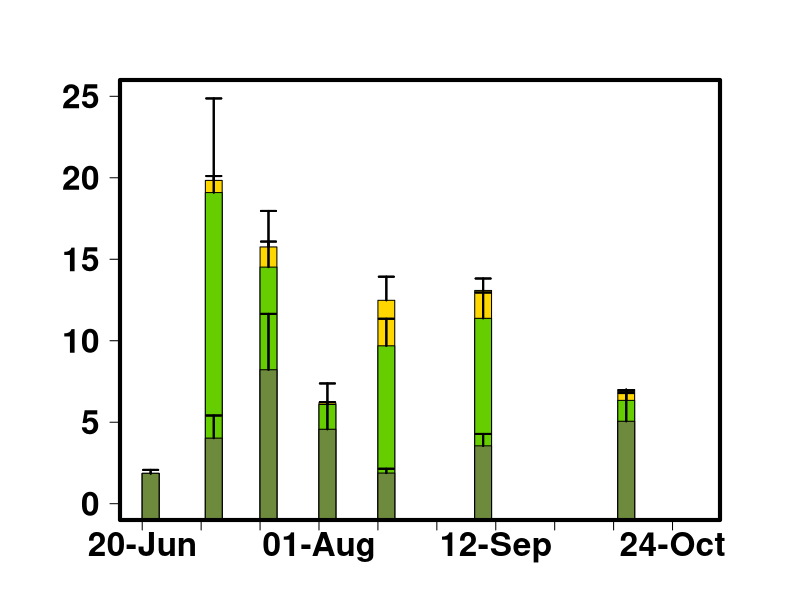

Here is the R script that generated this plot:
library(tidyverse)
library(readr)
library(plyr)
library(dplyr)

alldata <- data.frame(read_csv("2_incremental/20220420_STANDING_CROP_Rafa_Interpolation_Dont_Use.csv"))

alldata$SAMPLING_DATE<-as.Date(alldata$SAMPLING_DATE, format = "%m/%d/%Y")

TURNOVER <- read_csv("2_incremental/TURNOVER_REDUX.csv")

TURNOVER$SAMPLING_DATE<-as.Date(TURNOVER$SAMPLING_DATE, format = "%m/%d/%Y")

add.comp<-list(alldata,TURNOVER)

alldata<-add.comp %>% reduce(full_join)

write.csv(alldata, "2_incremental/TURNOVER_Full_Dataset.csv")


#standard error functiton

se <- function(x, ...) sqrt(var(x, ...)/length(x))


# Selected element

names(alldata)

# 7 = biomass, 58 = Cd 73 = Pb, 70=Mo , Cu=61, As=52

n1<-61

# If turnover rates are desired

#alldata[,n1]<-alldata[,n1]*alldata[,89]

#Selected site 

ssite<-"GC"

dfEPIL <- alldata[which(alldata$SAMPLE_DESCRIPTOR == "EPIL"),]

dfEPIP <- alldata[which(alldata$SAMPLE_DESCRIPTOR == "EPIP"),]

dfFILA <- alldata[which(alldata$SAMPLE_DESCRIPTOR == "FILA"),]

alldata

# Multiplier for unit conversion. 

mult=1

EPIL.SUM<-data.frame(aggregate(as.numeric(dfEPIL[,n1]) ~ SAMPLING_DATE+SITE, dfEPIL, mean))
EPIL.SUM[,4]<-aggregate(as.numeric(dfEPIL[,n1]) ~ SAMPLING_DATE+SITE, dfEPIL, se)[,3]
EPIL.SUM <- subset(EPIL.SUM, SITE == ssite)
names(EPIL.SUM)<-c("DATE","SITE","MEAN.EPIL","STDER.EPIL")
EPIL.SUM[,5]<--2
EPIL.SUM[,c(3,4)]<-EPIL.SUM[,c(3,4)]*mult 

FILA.SUM<-data.frame(aggregate(as.numeric(dfFILA[,n1]) ~ SAMPLING_DATE+SITE, dfFILA, mean))
FILA.SUM[,4]<-aggregate(as.numeric(dfFILA[,n1]) ~ SAMPLING_DATE+SITE, dfFILA, se)[,3]
FILA.SUM <- subset(FILA.SUM, SITE == ssite)
names(FILA.SUM)<-c("DATE","SITE","MEAN.FILA","STDER.FILA")
FILA.SUM[,5]<--2
FILA.SUM[,c(3,4)]<-FILA.SUM[,c(3,4)]*mult 

EPIP.SUM<-data.frame(aggregate(as.numeric(dfEPIP[,n1]) ~ SAMPLING_DATE+SITE, dfEPIP, mean))
EPIP.SUM[,4]<-aggregate(as.numeric(dfEPIP[,n1]) ~ SAMPLING_DATE+SITE, dfEPIP, se)[,3]
EPIP.SUM <- subset(EPIP.SUM, SITE == ssite)
names(EPIP.SUM)<-c("DATE","SITE","MEAN.EPIP","STDER.EPIP")
EPIP.SUM[,5]<--2
EPIP.SUM[,c(3,4)]<-EPIP.SUM[,c(3,4)]*mult 


ALL.SUM<-list(EPIP.SUM,FILA.SUM,EPIL.SUM)

ALL.SUM<-ALL.SUM %>% reduce(full_join)

#Eyeballed turnover rates

ALL.SUM[is.na(ALL.SUM)] <- 0

L=nrow(ALL.SUM)

#Column Width

j=2

#each 'polygon' is inside a list with xx and yy coordinates

dat1 <- lapply(1:L,function(x){
  res <- list(xx=c(ALL.SUM[x,1]+j, ALL.SUM[x,1]-j, ALL.SUM[x,1]-j, ALL.SUM[x,1]+j),
              yy=c(ALL.SUM[x,5], ALL.SUM[x,5], ALL.SUM[x,8], ALL.SUM[x,8]))
  return(res)
})

dat2 <- lapply(1:L,function(x){
  res <- list(xx=c(ALL.SUM[x,1]+j, ALL.SUM[x,1]-j, ALL.SUM[x,1]-j, ALL.SUM[x,1]+j),
              yy=c(ALL.SUM[x,5], ALL.SUM[x,5], ALL.SUM[x,6]+ALL.SUM[x,8], ALL.SUM[x,6]+ALL.SUM[x,8]))
  return(res)
})

dat3 <- lapply(1:L,function(x){
  res <- list(xx=c(ALL.SUM[x,1]+j, ALL.SUM[x,1]-j, ALL.SUM[x,1]-j, ALL.SUM[x,1]+j),
              yy=c(ALL.SUM[x,5], ALL.SUM[x,5], ALL.SUM[x,3]+ALL.SUM[x,6]+ALL.SUM[x,8], ALL.SUM[x,3]+ALL.SUM[x,6]+ALL.SUM[x,8]))
  return(res)
})

ardat1 <- lapply(1:L,function(x){
  res <- list(x0=c(ALL.SUM[x,1], ALL.SUM[x,1]),
              y0=c(ALL.SUM[x,8]),
              x1=c(ALL.SUM[x,1], ALL.SUM[x,1]),
              y1=c(ALL.SUM[x,8]+ALL.SUM[x,9]))
  return(res)
})

ardat2 <- lapply(1:L,function(x){
  res <- list(x0=c(ALL.SUM[x,1], ALL.SUM[x,1]),
              y0=c(ALL.SUM[x,6]+ ALL.SUM[x,8]),
              x1=c(ALL.SUM[x,1], ALL.SUM[x,1]),
              y1=c(ALL.SUM[x,6]+ALL.SUM[x,8]+ALL.SUM[x,7]))
  return(res)
})
ardat3 <- lapply(1:L,function(x){
  res <- list(x0=c(ALL.SUM[x,1], ALL.SUM[x,1]),
              y0=c(ALL.SUM[x,6]+ALL.SUM[x,8]+ALL.SUM[x,3]),
              x1=c(ALL.SUM[x,1], ALL.SUM[x,1]),
              y1=c(ALL.SUM[x,6]+ALL.SUM[x,8]+ALL.SUM[x,3]+ALL.SUM[x,4]))
  return(res)
})


#create empty plot

#dev.new(width=10, height=5, noRStudioGD = TRUE)
par(mar=c(4,6,4,4))
plot(ALL.SUM[,1], ALL.SUM[,5],
     type='n',
     ylim=c(0, plyr::round_any(max(ALL.SUM[3]+ALL.SUM[6]+ALL.SUM[8]+ALL.SUM[4]), 5, f = ceiling)),
     xlim= c(as.Date("2021-06-20"),as.Date("2021-10-30")),
     ylab=NA, 
     yaxt = "n",
     cex=1.5,
     xaxt = "n",
     xlab = NA,
     cex.lab=1, cex.axis=1.2, cex.main=1.2, cex.sub=1.2,
)


axis(side = 2, las=1, font.axis=2, cex.axis=2)

at = seq(0, plyr::round_any(max(ALL.SUM[3]+ALL.SUM[6]+ALL.SUM[8]), 175, f = ceiling), length.out=5)

axis.Date(1, at=seq(as.Date("2021-06-20"), as.Date("2021-10-30"), "2 weeks"), las=1, font.axis=2, cex.axis=2, format="%d-%b")

#add polygons

for (i in 1:L) polygon(unlist(dat3[[i]]$xx),unlist(dat3[[i]]$yy),col="gold", border="black")
for (i in 1:L) polygon(unlist(dat2[[i]]$xx),unlist(dat2[[i]]$yy),col="chartreuse3", border="black")
for (i in 1:L) polygon(unlist(dat1[[i]]$xx),unlist(dat1[[i]]$yy),col=colors()[89],border="black")

warnings()

for (i in 1:L) arrows(unlist(ardat3[[i]]$x0),unlist(ardat3[[i]]$y0),unlist(ardat3[[i]]$x1),unlist(ardat3[[i]]$y1), length=0.075, angle=90, code=2, lwd=2,col="black")
for (i in 1:L) arrows(unlist(ardat2[[i]]$x0),unlist(ardat2[[i]]$y0),unlist(ardat2[[i]]$x1),unlist(ardat2[[i]]$y1), length=0.075, angle=90, code=2, lwd=2,col="black")
for (i in 1:L) arrows(unlist(ardat1[[i]]$x0),unlist(ardat1[[i]]$y0),unlist(ardat1[[i]]$x1),unlist(ardat1[[i]]$y1), length=0.075, angle=90, code=2, lwd=2,col="black")

box(lwd=4)



